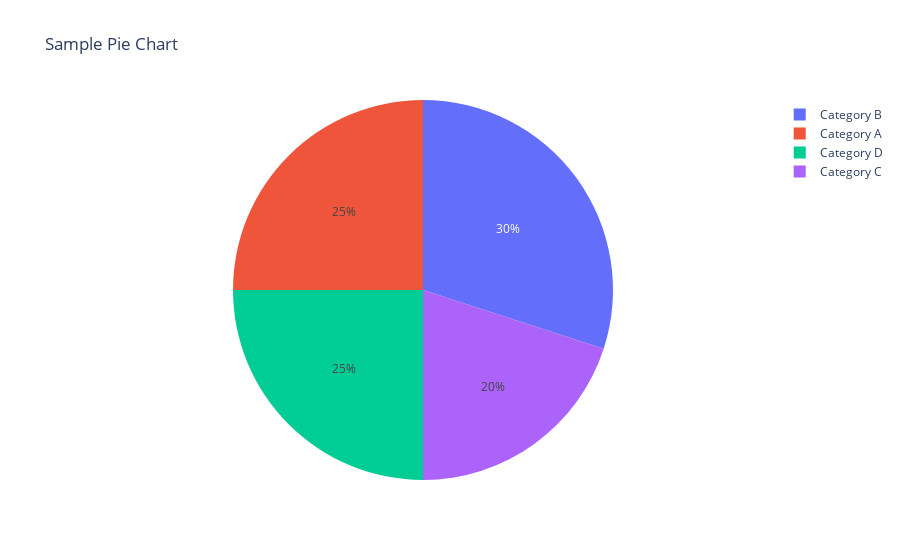

Here is the notebook cell this chart was saved with:
### Code cell
# Sample data
labels = ['Category A', 'Category B', 'Category C', 'Category D']
values = [25, 30, 20, 25]

# Create a pie chart using Plotly Express
fig = px.pie(names=labels, values=values, title='Sample Pie Chart')
fig.show()

### Figure 1 — Plotly figure (JSON) as saved in the notebook; plotly's stock layout.template omitted (floating-point values rounded to 4 significant figures)
{"data": [{"domain": {"x": [0, 1], "y": [0, 1]}, "hovertemplate": "label=%{label}<br>value=%{value}<extra></extra>", "labels": ["Category A", "Category B", "Category C", "Category D"], "legendgroup": "", "name": "", "showlegend": true, "type": "pie", "values": [25, 30, 20, 25]}], "layout": {"legend": {"tracegroupgap": 0}, "title": {"text": "Sample Pie Chart"}}}
